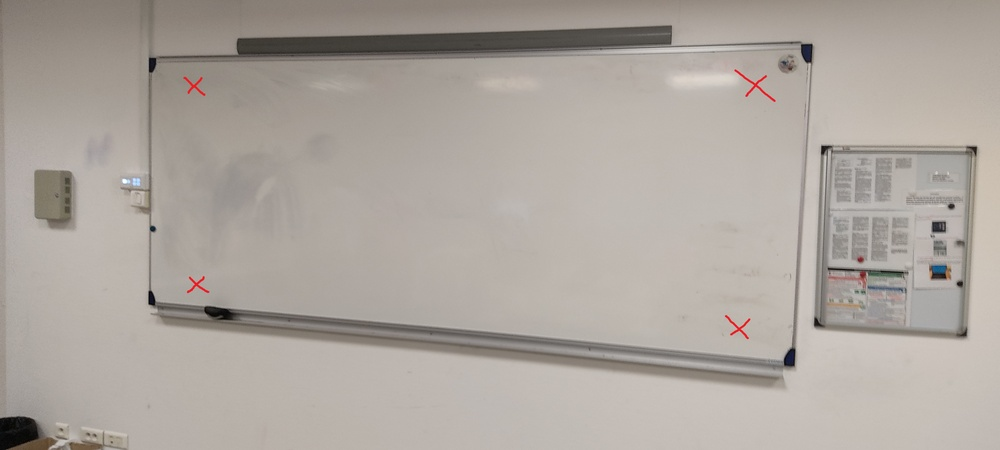
#> input picture tableau.jpg, 1000 x 450 px, shrunk from 4000 x 1800 before the run
$ python -i ShapeDetection.py   (imports and definitions only)
#> lines starting #> are read from the running program, lines starting #| are printed output that depends on the picture; after the words box and inside, x2 and y2 are one past the last pixel; in counts of white or black regions, pixels touching at a corner belong together
#> further down, picture is the input picture: shape (450, 1000, 3); mean B, G, R 158.4, 165.5, 172.7
import cv2

class ShapeDetection():

    def __init__(self):
        self.corners = []
        self.is_displaying = False


    """
    Trouve les contours du plus grand quadrilatère sur l'image envoyée
    """
    def detect_from_picture(self, img):
        gray = cv2.cvtColor(img, cv2.COLOR_BGR2GRAY)

        _, threshold = cv2.threshold(gray, 127, 255, cv2.THRESH_BINARY)
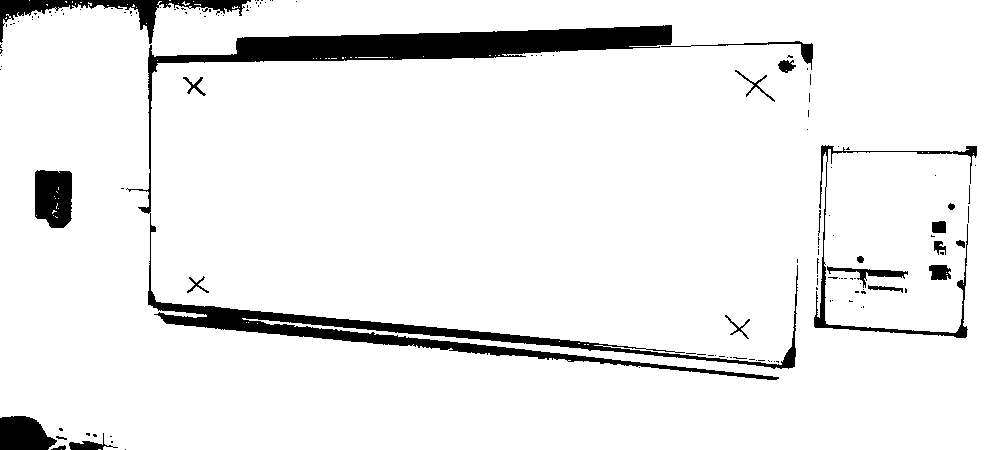
#> threshold: shape (450, 1000); 92.9% white; 140 black regions (116 under 20 px)

        contours, _ = cv2.findContours(threshold, cv2.RETR_TREE, cv2.CHAIN_APPROX_SIMPLE)
#> contours = 221 contours, 188 with area under 20; largest, box (x1, y1, x2, y2) and area: (0, 0, 1000, 450) 443874, (127, 24, 673, 215) 12366, (147, 212, 799, 381) 11000, (34, 169, 73, 229) 2020, (813, 186, 969, 339) 1690

        contour_size = []

        # Detection de la plus grosse forme
        for contour in contours:
            contour_size.append(cv2.contourArea(contour))
#> this loop made 221 passes
#> contour on passes 1 to 3: [[98, 449], [100, 449]], [[61, 449]], [[0, 50], [0, 51]]
#> after the loop, contour_size = 221 values, max 443874 at index 22, min 0 at index 0, mean 2153.3

        if len(contour_size)>0:
            index = contour_size.index(max(contour_size))
#> index = 22

            approx = cv2.approxPolyDP(contours[index], 0.01 * cv2.arcLength(contours[index], True), True)
#> approx = [[3, 19], [0, 417], [48, 449], [999, 449], [999, 0]]


            corner = approx.ravel()
#> corner = [3, 19, 0, 417, 48, 449, 999, 449, 999, 0]

            i = 0

            ##Detection des coordonnees du contour
            for j in corner:
                if i % 2 == 0:
                    x = corner[i]
                    y = corner[i + 1]

                    self.corners.append((x, y))

                    if (self.is_displaying):
                        string = str(x) + " " + str(y)

                        if (i != 0):
                            cv2.putText(img, string, (x, y),
                                        cv2.FONT_HERSHEY_SIMPLEX, 0.5, (0, 255, 0))
                i = i + 1
#> this loop made 10 passes
#> (j, x, y) on passes 1, 3, 5, 7, 9: (3, 3, 19), (0, 0, 417), (48, 48, 449), (999, 999, 449), (999, 999, 0)
#> j on passes 2, 4, 6, 8, 10: 19, 417, 449, 449, 0
#> after the loop, i = 10; self.corners = [(3, 19), (0, 417), (48, 449), (999, 449), (999, 0)]

            if (self.is_displaying):
                while 1:
                    cv2.imshow('Flux Camera', img)

                    if cv2.waitKey(10) & 0xFF == ord('q'):
                        break
            return self.corners

>>> import cv2
>>> picture = cv2.imread('../tableau.jpg')
>>> result = ShapeDetection().detect_from_picture(picture)
#> result has the same summary as self.corners in detect_from_picture
